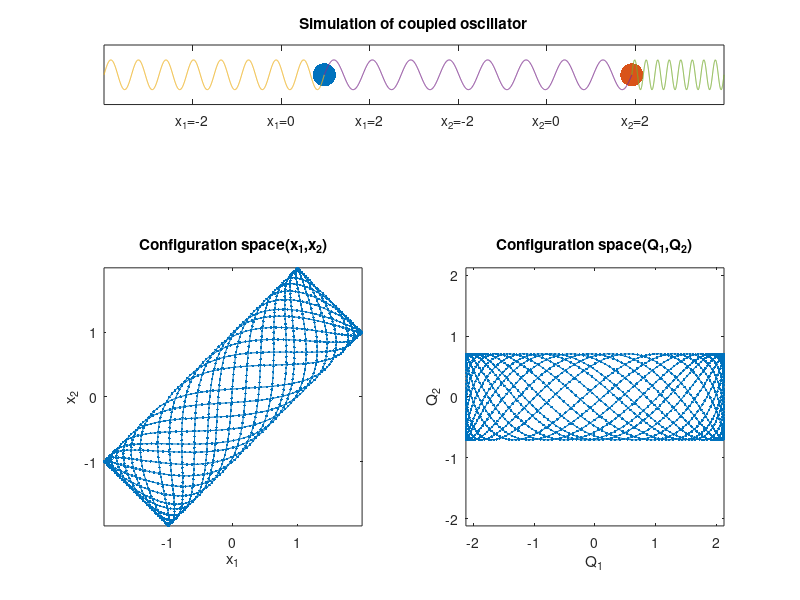

Here is the MATLAB script that generated this plot:
m = 1; k1 = 1; k2 = 3; k3 = 1;
epoch = 50; steps = epoch * 30;
tRange = linspace(0, epoch, steps);
x10 = 1; x20 = 2;

A = [(k1 + k2) / m, -k2 / m; -k2 / m, (k3 + k2) / m];
[V, D] = eig(A);
Init = V * [x10; x20];
X10 = Init(1); X20 = Init(2);
Omega1 = sqrt(D(1, 1)); Omega2 = sqrt(D(2, 2));
X1 = X10 * cos(Omega1 * tRange);
X2 = X20 * cos(Omega2 * tRange);
x1 = X1 * V(1, 1) + X2 * V(2, 1);
x2 = X1 * V(1, 2) + X2 * V(2, 2);

leftGaps = 2; rightGaps = 2; midleGaps = 6;

bounds1 = [min([x1, x2]) - leftGaps, max([x1, x2]) + midleGaps + rightGaps, -1, 1];
bounds2 = [min([x1, x2]), max([x1, x2]), min([x1, x2]), max([x1, x2])];
bounds3 = [min([X1, X2]), max([X1, X2]), min([X1, X2]), max([X1, X2])];
springY = .5 * sin(16 * pi * linspace(0, 1, steps));

f = figure;
subplot(5, 2, 1:2);
h1 = plot(x1(1), 0, 'Marker', '.', 'MarkerSize', 50); hold on;
h2 = plot(x2(1) + midleGaps, 0, 'Marker', '.', 'MarkerSize', 50);
s1 = plot(linspace(min([x1, x2]) - leftGaps, x1(1), steps), springY);
s2 = plot(linspace(x1(1), x2(1) + midleGaps, steps), springY);
s3 = plot(linspace(x2(1) + midleGaps, max([x1, x2]) + midleGaps + rightGaps, steps), springY);
title('Simulation of coupled oscillator');
axis(bounds1); yticks([]);
xticks([-2, 0, 2, (midleGaps - 2), midleGaps, (midleGaps + 2)]);
xticklabels({'x_1=-2', 'x_1=0', 'x_1=2', 'x_2=-2', 'x_2=0', 'x_2=2'});

subplot(5, 2, [5, 7, 9]);
p1 = plot(x10, x20);
title('Configuration space(x_1,x_2)');
xlabel('x_1'); ylabel('x_2');
axis('equal'); axis(bounds2);

subplot(5, 2, [6, 8, 10]);
p2 = plot(X10, X20);
title('Configuration space(Q_1,Q_2)');
xlabel('Q_1'); ylabel('Q_2');
axis('equal'); axis(bounds3);

shg; pause(1);

for i_ = 1:steps
    set(h1, 'XData', x1(i_));
    set(h2, 'XData', x2(i_) + midleGaps);
    set(s1, 'XData', linspace(min([x1, x2]) - leftGaps, x1(i_), steps));
    set(s2, 'XData', linspace(x1(i_), x2(i_) + midleGaps, steps));
    set(s3, 'XData', linspace(x2(i_) + midleGaps, max([x1, x2]) + midleGaps + rightGaps, steps));
    set(p1, 'XData', x1(1:i_), 'YData', x2(1:i_));
    set(p2, 'XData', X1(1:i_), 'YData', X2(1:i_));
    pause(0.01)
end

hold off;
